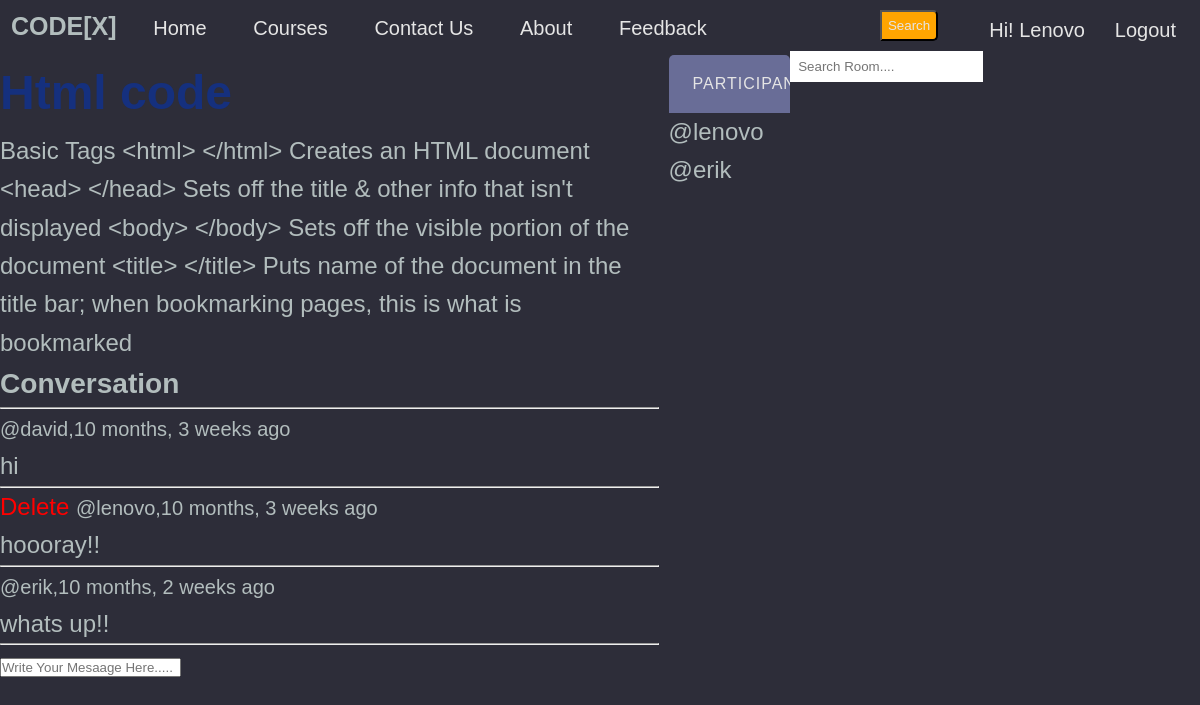
Screenshot of /room/1/ (signed in) with the database file from the repository.
### base/models.py (models this page shows, shortened)
class Room(models.Model):
    host =  models.ForeignKey(User, on_delete=models.SET_NULL,null=True)
    topic = models.ForeignKey(Topic, on_delete=models.SET_NULL,null=True)
    name =  models.CharField(max_length= 200)
    description = models.TextField(null= True, blank= True)
    participants= models.ManyToManyField(User, related_name='participants', blank=True)
    updated= models.DateTimeField(auto_now= True)
    created= models.DateTimeField(auto_now_add=True)
    class Meta:
        ordering = ['-updated','-created']

class Message(models.Model):
    user= models.ForeignKey(User, on_delete=models.CASCADE)
    room = models.ForeignKey(Room, on_delete=models.CASCADE)
    body = models.TextField()
    updated= models.DateTimeField(auto_now= True)
    created = models.DateTimeField(auto_now_add=True)

### base/views.py (the view, shortened to what this page needs)
# urls.py: path('room/<str:pk>/',views.room,name="room" ),
def room(request,pk):
    room = Room.objects.get(id=pk)
    room_messages = room.message_set.all()
    participants= room.participants.all()
    context = {'room': room , 'room_messages': room_messages,'participants': participants}
    return render(request,'base/room.html', context)

### base/templates/base/room.html (shortened to what this page needs)
{% extends 'main.html' %}
{% block content %}
<div class="room-container">
    <div>
        <h1 style="color: rgb(21, 48, 126);" >{{room.name}}</h1>
        <p>{{room.description}}</p>
        <div class="comment-wrapper">
            <h3>Conversation</h3>
            <hr>
            {% for message in room_messages %}
            <div>
                {% if request.user == message.user %}
                <a style="color: red;" href="{% url 'delete-message' message.id %}">Delete</a>
                {% endif %}
                <small>@{{message.user}},{{message.created|timesince}} ago</small>
                <p>{{message.body}}</p>
                <hr>
            </div>
            {% endfor %}
        </div>
        {% if request.user.is_authenticated %}
        <div class="comment-form">
            <form method="POST" action="">
                <input type="text" name="body" placeholder="Write Your Mesaage Here....."/>
            </form>
        </div>
        {% endif %}
    </div>
    <div class="activities" >
        <div class="activities__header" >
            <h2>Participants</h2>
        </div>
        {% for user in participants %}
         <div>
            <p>@{{ user.username }}</p>
        </div>
        {% endfor %}
    </div>
</div>
{% endblock %}

### templates/main.html (shortened to what this page needs)
<!DOCTYPE html>
<html lang="en">
<head>
</head>
<body>
    <nav class="nav-bar">
        <ul>
            <label class="logo">CODE[X]</label>
            <li><a  href="/">Home</a></li>
            <li><a href="{% url 'course' %}">Courses</a></li>
            <li><a href="{% url 'contact' %}">Contact us</a></li>
            <li><a href="#">About</a></li>
            <li><a href="#">feedback</a></li>
        </ul>
        {% if request.user.is_authenticated %}
        <a class="logout" href="{% url 'logout' %}">Logout</a>
        <p class="hello">Hi! {{request.user}}</p>
        {% else %}
        <a class="login" href="{% url 'login' %}">Login</a>
        {% endif %}
        <form method="GET" action="{% url 'home' %}">
            <button class="but">Search</button>
            <input class="search" type="text" name="q" placeholder="Search Room...."/>
        </form>
    </nav>
    {% block content %}
    {% endblock %}
</body>
</html>

### templates/main.html (style rules this page uses)
:root { --color-main: #71c6dd; --color-main-light: #e1f6fb; --color-dark: #3f4156; --color-dark-medium: #51546e; --color-dark-light: #696d97; --color-light: #e5e5e5; --color-gray: #8b8b8b; --color-light-gray: #b2bdbd; --color-bg: #2d2d39; --color-success: #5dd693; --color-error: #fc4b0b; }
* { padding: 0; margin: 0; text-decoration: none; list-style-type: none; box-sizing: border-box; font-family: 'Nunito', sans-serif }
body { color: var(--color-light-gray); background-color: var(--color-bg); line-height: 1.6; font-weight: 400; font-size: 1.5rem; min-height: 100vh; }
.nav-bar { background:#2d2d39; height: 55px; width: 100%; }
.logo { color:#b2bdbd ; font-size: 25px; line-height: 50px; padding: 0 10px; font-weight: bold; }
nav ul { float:left; margin:1px; }
nav ul li { display: inline-block; line-height:40px; margin: 0 14px; }
nav ul li a { color: #e5e5e5; font-size: 20px; padding: 4px 6px; border-radius: 3px; text-transform:capitalize; }
.search { float: right; margin-top: 10px; border: none; padding: 8px; }
button { float: right; margin-right: 45px; padding: 6px; margin-top: 10px; background: orange; color: #e5e5e5; border-radius: 0 5px 5px 0; cursor: pointer; }
.logout { float: right; color: #e5e5e5; font-size: 20px; padding: 4px 6px; border-radius: 3px; text-transform:capitalize; margin-top: 10px; margin-right: 18px; cursor: pointer; }
.hello { float: right; color: #e5e5e5; font-size: 20px; padding: 4px 6px; border-radius: 3px; text-transform:capitalize; margin-top: 10px; margin-right: 18px; }

### base/templates/base/room.html (style rules this page uses)
.activities { border-radius: 5px; overflow: hidden; margin-left: 10px; }
.activities__header h2 { background-color: var(--color-dark-light); text-transform: uppercase; font-weight: 500; padding: 1rem 1.5rem; color: var(--color-light); letter-spacing: 1px; font-size: 1rem; }
.room-container { display: grid; grid-template-columns: 5fr 1fr; padding: 0; }

### rows the page displays
Room: description "Basic Tags <html> </html> Creates an HTML document <head> </head> Sets off the title & other info that isn't displayed <body> </body> Sets off the visible portion of the document <title> </title> Puts name of the document in the title bar; when bookmarking pages, this is what is bookmarked"
Message: user "david", created "10 months, 3 weeks", body "hi"
Message: shows "Delete", user "lenovo", created "10 months, 3 weeks", body "hoooray!!"
Message: user "erik", created "10 months, 2 weeks", body "whats up!!"

### other values shown
{{ request.user }} "Lenovo"
{{ user.username }} "lenovo"
{{ user.username }} "erik"
